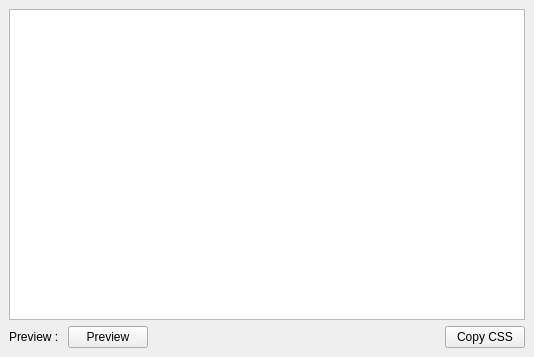
<?xml version="1.0" encoding="UTF-8"?>
<ui version="4.0">
 <class>CssDisplayer</class>
 <widget class="QMainWindow" name="CssDisplayer">
  <property name="geometry">
   <rect>
    <x>0</x>
    <y>0</y>
    <width>534</width>
    <height>357</height>
   </rect>
  </property>
  <property name="windowTitle">
   <string>CSS Code</string>
  </property>
  <widget class="QWidget" name="centralwidget">
   <layout class="QGridLayout" name="gridLayout">
    <item row="0" column="0">
     <widget class="QTextEdit" name="cssCode"/>
    </item>
    <item row="1" column="0">
     <layout class="QHBoxLayout" name="horizontalLayout">
      <property name="topMargin">
       <number>0</number>
      </property>
      <property name="rightMargin">
       <number>0</number>
      </property>
      <item>
       <widget class="QLabel" name="label">
        <property name="text">
         <string>Preview : </string>
        </property>
       </widget>
      </item>
      <item>
       <widget class="QPushButton" name="previewBtn">
        <property name="text">
         <string>Preview</string>
        </property>
       </widget>
      </item>
      <item>
       <spacer name="horizontalSpacer">
        <property name="orientation">
         <enum>Qt::Horizontal</enum>
        </property>
        <property name="sizeHint" stdset="0">
         <size>
          <width>40</width>
          <height>20</height>
         </size>
        </property>
       </spacer>
      </item>
      <item>
       <widget class="QPushButton" name="cssCopy">
        <property name="text">
         <string>Copy CSS</string>
        </property>
       </widget>
      </item>
     </layout>
    </item>
   </layout>
  </widget>
 </widget>
 <resources/>
 <connections/>
</ui>
